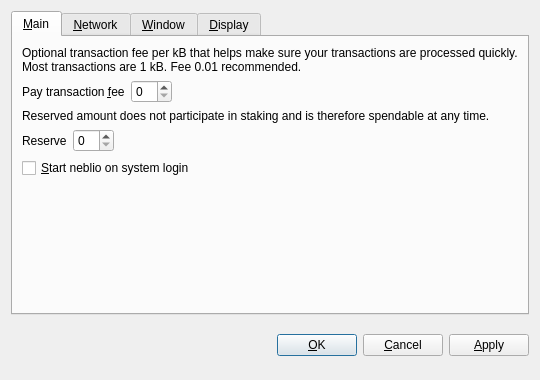
<?xml version="1.0" encoding="UTF-8"?>
<ui version="4.0">
 <class>OptionsDialog</class>
 <widget class="QDialog" name="OptionsDialog">
  <property name="geometry">
   <rect>
    <x>0</x>
    <y>0</y>
    <width>540</width>
    <height>380</height>
   </rect>
  </property>
  <property name="windowTitle">
   <string>Options</string>
  </property>
  <property name="styleSheet">
   <string notr="true">background-image: url(:/images/bkg2);
background-image: url(:/images/gr);</string>
  </property>
  <property name="modal">
   <bool>true</bool>
  </property>
  <layout class="QVBoxLayout" name="verticalLayout">
   <item>
    <widget class="QTabWidget" name="tabWidget">
     <property name="tabPosition">
      <enum>QTabWidget::North</enum>
     </property>
     <property name="currentIndex">
      <number>0</number>
     </property>
     <widget class="QWidget" name="tabMain">
      <attribute name="title">
       <string>&amp;Main</string>
      </attribute>
      <layout class="QVBoxLayout" name="verticalLayout_Main">
       <item>
        <widget class="QLabel" name="transactionFeeInfoLabel">
         <property name="text">
          <string>Optional transaction fee per kB that helps make sure your transactions are processed quickly. Most transactions are 1 kB. Fee 0.01 recommended.</string>
         </property>
         <property name="textFormat">
          <enum>Qt::PlainText</enum>
         </property>
         <property name="wordWrap">
          <bool>true</bool>
         </property>
        </widget>
       </item>
       <item>
        <layout class="QHBoxLayout" name="horizontalLayoutFee">
         <item>
          <widget class="QLabel" name="transactionFeeLabel">
           <property name="text">
            <string>Pay transaction &amp;fee</string>
           </property>
           <property name="textFormat">
            <enum>Qt::PlainText</enum>
           </property>
           <property name="buddy">
            <cstring>transactionFee</cstring>
           </property>
          </widget>
         </item>
         <item>
          <widget class="BitcoinAmountField" name="transactionFee"/>
         </item>
         <item>
          <spacer name="horizontalSpacerFee">
           <property name="orientation">
            <enum>Qt::Horizontal</enum>
           </property>
           <property name="sizeHint" stdset="0">
            <size>
             <width>40</width>
             <height>20</height>
            </size>
           </property>
          </spacer>
         </item>
        </layout>
       </item>
       <item>
        <widget class="QLabel" name="reserveBalanceInfoLabel">
         <property name="text">
          <string>Reserved amount does not participate in staking and is therefore spendable at any time.</string>
         </property>
         <property name="textFormat">
          <enum>Qt::PlainText</enum>
         </property>
         <property name="wordWrap">
          <bool>true</bool>
         </property>
        </widget>
       </item>
       <item>
        <layout class="QHBoxLayout" name="horizontalLayoutReserveBalance">
         <item>
          <widget class="QLabel" name="reserveBalanceLabel">
           <property name="text">
            <string>Reserve</string>
           </property>
           <property name="textFormat">
            <enum>Qt::PlainText</enum>
           </property>
           <property name="buddy">
            <cstring>reserveBalance</cstring>
           </property>
          </widget>
         </item>
         <item>
          <widget class="BitcoinAmountField" name="reserveBalance"/>
         </item>
         <item>
          <spacer name="horizontalSpacerReserveBalance">
           <property name="orientation">
            <enum>Qt::Horizontal</enum>
           </property>
           <property name="sizeHint" stdset="0">
            <size>
             <width>40</width>
             <height>20</height>
            </size>
           </property>
          </spacer>
         </item>
        </layout>
       </item>
       <item>
        <widget class="QCheckBox" name="bitcoinAtStartup">
         <property name="toolTip">
          <string>Automatically start neblio after logging in to the system.</string>
         </property>
         <property name="text">
          <string>&amp;Start neblio on system login</string>
         </property>
        </widget>
       </item>
       <item>
        <spacer name="verticalSpacer_Main">
         <property name="orientation">
          <enum>Qt::Vertical</enum>
         </property>
         <property name="sizeHint" stdset="0">
          <size>
           <width>20</width>
           <height>40</height>
          </size>
         </property>
        </spacer>
       </item>
      </layout>
     </widget>
     <widget class="QWidget" name="tabNetwork">
      <attribute name="title">
       <string>&amp;Network</string>
      </attribute>
      <layout class="QVBoxLayout" name="verticalLayout_Network">
       <item>
        <widget class="QCheckBox" name="mapPortUpnp">
         <property name="toolTip">
          <string>Automatically open the neblio client port on the router. This only works when your router supports UPnP and it is enabled.</string>
         </property>
         <property name="text">
          <string>Map port using &amp;UPnP</string>
         </property>
        </widget>
       </item>
       <item>
        <widget class="QCheckBox" name="connectSocks">
         <property name="toolTip">
          <string>Connect to the neblio network through a SOCKS proxy (e.g. when connecting through Tor).</string>
         </property>
         <property name="text">
          <string>&amp;Connect through SOCKS proxy:</string>
         </property>
        </widget>
       </item>
       <item>
        <layout class="QHBoxLayout" name="horizontalLayout_Network">
         <item>
          <widget class="QLabel" name="proxyIpLabel">
           <property name="text">
            <string>Proxy &amp;IP:</string>
           </property>
           <property name="textFormat">
            <enum>Qt::PlainText</enum>
           </property>
           <property name="buddy">
            <cstring>proxyIp</cstring>
           </property>
          </widget>
         </item>
         <item>
          <widget class="QValidatedLineEdit" name="proxyIp">
           <property name="maximumSize">
            <size>
             <width>140</width>
             <height>16777215</height>
            </size>
           </property>
           <property name="toolTip">
            <string>IP address of the proxy (e.g. 127.0.0.1)</string>
           </property>
          </widget>
         </item>
         <item>
          <widget class="QLabel" name="proxyPortLabel">
           <property name="text">
            <string>&amp;Port:</string>
           </property>
           <property name="textFormat">
            <enum>Qt::PlainText</enum>
           </property>
           <property name="buddy">
            <cstring>proxyPort</cstring>
           </property>
          </widget>
         </item>
         <item>
          <widget class="QLineEdit" name="proxyPort">
           <property name="maximumSize">
            <size>
             <width>55</width>
             <height>16777215</height>
            </size>
           </property>
           <property name="toolTip">
            <string>Port of the proxy (e.g. 9050)</string>
           </property>
          </widget>
         </item>
         <item>
          <widget class="QLabel" name="socksVersionLabel">
           <property name="text">
            <string>SOCKS &amp;Version:</string>
           </property>
           <property name="textFormat">
            <enum>Qt::PlainText</enum>
           </property>
           <property name="buddy">
            <cstring>socksVersion</cstring>
           </property>
          </widget>
         </item>
         <item>
          <widget class="QValueComboBox" name="socksVersion">
           <property name="toolTip">
            <string>SOCKS version of the proxy (e.g. 5)</string>
           </property>
          </widget>
         </item>
         <item>
          <spacer name="horizontalSpacer_Network">
           <property name="orientation">
            <enum>Qt::Horizontal</enum>
           </property>
           <property name="sizeHint" stdset="0">
            <size>
             <width>40</width>
             <height>20</height>
            </size>
           </property>
          </spacer>
         </item>
        </layout>
       </item>
       <item>
        <spacer name="verticalSpacer_Network">
         <property name="orientation">
          <enum>Qt::Vertical</enum>
         </property>
         <property name="sizeHint" stdset="0">
          <size>
           <width>20</width>
           <height>40</height>
          </size>
         </property>
        </spacer>
       </item>
      </layout>
     </widget>
     <widget class="QWidget" name="tabWindow">
      <attribute name="title">
       <string>&amp;Window</string>
      </attribute>
      <layout class="QVBoxLayout" name="verticalLayout_Window">
       <item>
        <widget class="QCheckBox" name="minimizeToTray">
         <property name="toolTip">
          <string>Show only a tray icon after minimizing the window.</string>
         </property>
         <property name="text">
          <string>&amp;Minimize to the tray instead of the taskbar</string>
         </property>
        </widget>
       </item>
       <item>
        <widget class="QCheckBox" name="minimizeOnClose">
         <property name="toolTip">
          <string>Minimize instead of exit the application when the window is closed. When this option is enabled, the application will be closed only after selecting Quit in the menu.</string>
         </property>
         <property name="text">
          <string>M&amp;inimize on close</string>
         </property>
        </widget>
       </item>
       <item>
        <spacer name="verticalSpacer_Window">
         <property name="orientation">
          <enum>Qt::Vertical</enum>
         </property>
         <property name="sizeHint" stdset="0">
          <size>
           <width>20</width>
           <height>40</height>
          </size>
         </property>
        </spacer>
       </item>
      </layout>
     </widget>
     <widget class="QWidget" name="tabDisplay">
      <attribute name="title">
       <string>&amp;Display</string>
      </attribute>
      <layout class="QVBoxLayout" name="verticalLayout_Display">
       <item>
        <layout class="QHBoxLayout" name="horizontalLayout_1_Display">
         <item>
          <widget class="QLabel" name="langLabel">
           <property name="text">
            <string>User Interface &amp;language:</string>
           </property>
           <property name="textFormat">
            <enum>Qt::PlainText</enum>
           </property>
           <property name="buddy">
            <cstring>lang</cstring>
           </property>
          </widget>
         </item>
         <item>
          <widget class="QValueComboBox" name="lang">
           <property name="toolTip">
            <string>The user interface language can be set here. This setting will take effect after restarting neblio.</string>
           </property>
          </widget>
         </item>
        </layout>
       </item>
       <item>
        <layout class="QHBoxLayout" name="horizontalLayout_2_Display">
         <item>
          <widget class="QLabel" name="unitLabel">
           <property name="text">
            <string>&amp;Unit to show amounts in:</string>
           </property>
           <property name="textFormat">
            <enum>Qt::PlainText</enum>
           </property>
           <property name="buddy">
            <cstring>unit</cstring>
           </property>
          </widget>
         </item>
         <item>
          <widget class="QValueComboBox" name="unit">
           <property name="toolTip">
            <string>Choose the default subdivision unit to show in the interface and when sending tokens.</string>
           </property>
          </widget>
         </item>
        </layout>
       </item>
       <item>
        <widget class="QCheckBox" name="displayAddresses">
         <property name="toolTip">
          <string>Whether to show neblio addresses in the transaction list or not.</string>
         </property>
         <property name="text">
          <string>&amp;Display addresses in transaction list</string>
         </property>
        </widget>
       </item>
       <item>
        <widget class="QCheckBox" name="coinControlFeatures">
         <property name="toolTip">
          <string>Whether to show coin control features or not.</string>
         </property>
         <property name="text">
          <string>Display coin &amp;control features (experts only!)</string>
         </property>
        </widget>
       </item>
       <item>
        <spacer name="verticalSpacer_Display">
         <property name="orientation">
          <enum>Qt::Vertical</enum>
         </property>
         <property name="sizeHint" stdset="0">
          <size>
           <width>20</width>
           <height>40</height>
          </size>
         </property>
        </spacer>
       </item>
      </layout>
     </widget>
    </widget>
   </item>
   <item>
    <layout class="QHBoxLayout" name="horizontalLayout_Buttons">
     <item>
      <spacer name="horizontalSpacer_1">
       <property name="orientation">
        <enum>Qt::Horizontal</enum>
       </property>
       <property name="sizeHint" stdset="0">
        <size>
         <width>40</width>
         <height>48</height>
        </size>
       </property>
      </spacer>
     </item>
     <item>
      <widget class="QLabel" name="statusLabel">
       <property name="font">
        <font>
         <weight>75</weight>
         <bold>true</bold>
        </font>
       </property>
       <property name="text">
        <string/>
       </property>
       <property name="textFormat">
        <enum>Qt::PlainText</enum>
       </property>
       <property name="wordWrap">
        <bool>true</bool>
       </property>
      </widget>
     </item>
     <item>
      <spacer name="horizontalSpacer_2">
       <property name="orientation">
        <enum>Qt::Horizontal</enum>
       </property>
       <property name="sizeHint" stdset="0">
        <size>
         <width>40</width>
         <height>48</height>
        </size>
       </property>
      </spacer>
     </item>
     <item>
      <widget class="QPushButton" name="okButton">
       <property name="text">
        <string>&amp;OK</string>
       </property>
      </widget>
     </item>
     <item>
      <widget class="QPushButton" name="cancelButton">
       <property name="text">
        <string>&amp;Cancel</string>
       </property>
       <property name="autoDefault">
        <bool>false</bool>
       </property>
      </widget>
     </item>
     <item>
      <widget class="QPushButton" name="applyButton">
       <property name="text">
        <string>&amp;Apply</string>
       </property>
       <property name="autoDefault">
        <bool>false</bool>
       </property>
      </widget>
     </item>
    </layout>
   </item>
  </layout>
 </widget>
 <customwidgets>
  <customwidget>
   <class>BitcoinAmountField</class>
   <extends>QSpinBox</extends>
   <header>bitcoinamountfield.h</header>
   <container>1</container>
  </customwidget>
  <customwidget>
   <class>QValidatedLineEdit</class>
   <extends>QLineEdit</extends>
   <header>qvalidatedlineedit.h</header>
  </customwidget>
  <customwidget>
   <class>QValueComboBox</class>
   <extends>QComboBox</extends>
   <header>qvaluecombobox.h</header>
  </customwidget>
 </customwidgets>
 <resources/>
 <connections/>
</ui>
